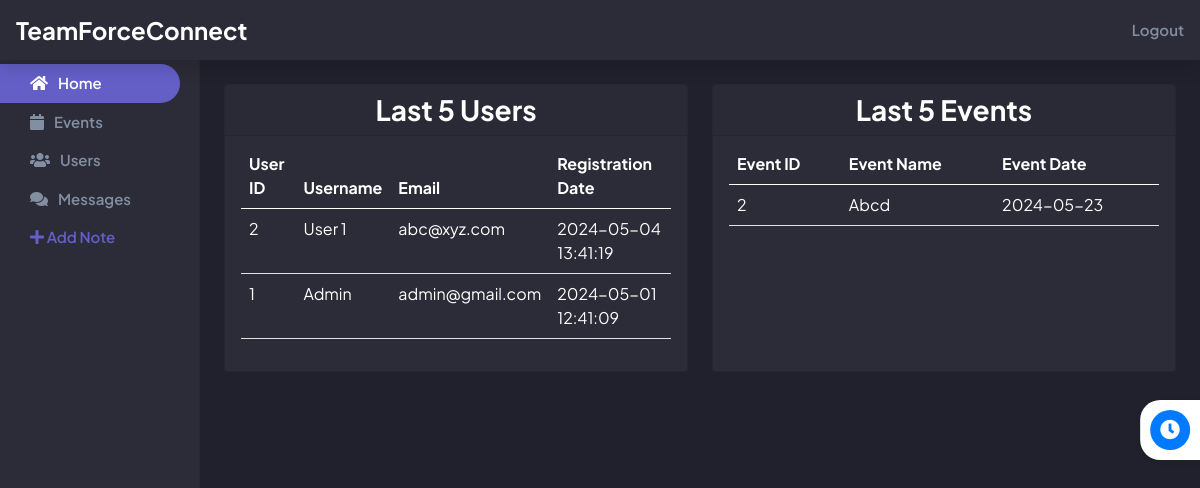
/index.php (signed in), run on the app's committed database.
### tables this page shows
CREATE TABLE `users` (
  `user_id` int NOT NULL,
  `name` varchar(100) NOT NULL,
  `email` varchar(100) NOT NULL,
  `password` varchar(100) NOT NULL,
  `role` varchar(5) NOT NULL DEFAULT 'user',
  `created_at` timestamp NULL DEFAULT CURRENT_TIMESTAMP
);

CREATE TABLE `events` (
  `event_id` int NOT NULL,
  `event_title` varchar(255) NOT NULL,
  `event_description` text,
  `event_date` date NOT NULL,
  `event_time` time NOT NULL,
  `created_at` timestamp NULL DEFAULT CURRENT_TIMESTAMP,
  `updated_at` timestamp NULL DEFAULT CURRENT_TIMESTAMP ON UPDATE CURRENT_TIMESTAMP
);

### functions.php (called while the page is built, shortened)
<?php
function isAdmin()
{
    return isset($_SESSION['role']) && $_SESSION['role'] == 'admin';
}
function getLastFiveUsers()
{
    global $conn;
    $query = "SELECT * FROM users ORDER BY created_at DESC LIMIT 5";
    $result = $conn->query($query);
    $users = array();
    while ($row = $result->fetch_assoc()) {
        $users[] = $row;
    }
    return $users;
}
function getLastFiveEvents()
{
    global $conn;
    $query = "SELECT * FROM events ORDER BY event_id DESC LIMIT 5";
    $result = $conn->query($query);
    $events = array();
    while ($row = $result->fetch_assoc()) {
        $events[] = $row;
    }
    return $events;
}

### index.php (the view, shortened to what this page needs)
<?php
require_once './db_conn.php';
require './functions.php';
$page = 'home';
?>
<!doctype html>
<html lang="en">
    <head>
        <link rel="stylesheet" href="./assets/css/bootstrap.min.css">
        <link rel="stylesheet" href="./assets/fontawesome/css/all.css">
        <link rel="stylesheet" href="./assets/css/style.css?v=1">
    </head>
    <body>
        <?php include './header.php'; ?>
        <div class="container-fluid">
            <div class="row">
                <?php include './sidebar.php'; ?>
                <main class="col-md-9 ms-sm-auto col-lg-10 px-md-4 pt-4">
                    <div class="row">
                        <?php
                        if (isAdmin()) {
                            $last_five_users = getLastFiveUsers();
                            ?>
                            <div class="col-md-6 mb-5">
                                <div class="card h-100">
                                    <div class="card-header">
                                        <h3 class="fw-bold mb-0 text-center">Last 5 Users</h3>
                                    </div>
                                    <div class="card-body pt-2">
                                        <div class="table-responsive">
                                            <table class="table table-transparent text-white">
                                                <thead>
                                                    <tr>
                                                        <th>User ID</th>
                                                        <th>Username</th>
                                                        <th>Email</th>
                                                        <th>Registration Date</th>
                                                    </tr>
                                                </thead>
                                                <tbody>
                                                    <?php foreach ($last_five_users as $user): ?>
                                                        <tr>
                                                            <td><?php echo $user['user_id']; ?></td>
                                                            <td><?php echo $user['name']; ?></td>
                                                            <td><?php echo $user['email']; ?></td>
                                                            <td><?php echo $user['created_at']; ?></td>
                                                        </tr>
                                                    <?php endforeach; ?>
                                                </tbody>
                                            </table>
                                        </div>
                                    </div>
                                </div>
                            </div>
                            <?php
                        }
                        ?>
                        <?php
                        $last_five_events = getLastFiveEvents();
                        if (isAdmin()) {
                            ?>
                            <div class="col-md-6 mb-5">
                                <div class="card h-100">
                                    <div class="card-header">
                                        <h3 class="fw-bold text-center mb-0">Last 5 Events</h3>
                                    </div>
                                    <div class="card-body pt-2">
                                        <div class="table-responsive">
                                            <table class="table table-transparent text-white">
                                                <thead>
                                                    <tr>
                                                        <th>Event ID</th>
                                                        <th>Event Name</th>
                                                        <th>Event Date</th>
                                                    </tr>
                                                </thead>
                                                <tbody>
                                                    <?php foreach ($last_five_events as $event): ?>
                                                        <tr>
                                                            <td><?php echo $event['event_id']; ?></td>
                                                            <td><?php echo $event['event_title']; ?></td>
                                                            <td><?php echo $event['event_date']; ?></td>
                                                        </tr>
                                                    <?php endforeach; ?>
                                                </tbody>
                                            </table>
                                        </div>
                                    </div>
                                </div>
                            </div>
                            <?php
                        }
                        ?>
                    </div>
                </main>
            </div>
        </div>
        <div>
            <?php include './essentials.php'; ?>
        </div>
    </body>
</html>

### header.php (shortened to what this page needs)
<header class="navbar sticky-top bg-primary flex-md-nowrap p-0 shadow">
    <a class="navbar-brand col-md-3 col-lg-2 me-0 px-3 fw-bold text-white" href="./index.php">TeamForceConnect</a>
    <div class="navbar-nav flex-row gap-1 align-items-center">
        <div class="nav-item text-nowrap">
            <a class="nav-link px-3" href="./logout.php">Logout</a>
        </div>
    </div>
</header>

### sidebar.php (shortened to what this page needs)
<nav id="sidebarMenu" class="col-md-3 col-lg-2 d-md-block sidebar collapse">
    <div class="position-sticky pt-3">
        <ul class="nav flex-column">
            <li class="nav-item">
                <a board-order="<?php echo $board['board_order']; ?>"
                    class="nav-link <?php echo $active = ($page == 'home') ? 'active' : '' ?>" href="./index.php">
                    <i class="fa fa-home"></i>
                    <span>Home</span>
                </a>
            </li>
            <li class="nav-item">
                <a class="nav-link <?php echo $active = ($page == 'events') ? 'active' : '' ?>" href="./events.php">
                    <i class="fa fa-calendar"></i>
                    <span>Events</span>
                </a>
            </li>
            <?php
            if (isAdmin()) {
                ?>
                <li class="nav-item">
                    <a class="nav-link <?php echo $active = ($page == 'users') ? 'active' : '' ?>" href="./users.php">
                        <i class="fa fa-users"></i>
                        <span>Users</span>
                    </a>
                </li>
                <?php
            } ?>
            <li class="nav-item">
                <a class="nav-link <?php echo $active = ($page == 'messages') ? 'active' : '' ?>" href="./messages.php">
                    <i class="fa fa-comments"></i>
                    <span>Messages</span>
                </a>
            </li>
        </ul>
        <ul class="nav flex-column">
            <li class="nav-item">
                <a class="nav-link add-link" href="#" data-bs-toggle="modal" data-bs-target="#addNoteModal">
                    <span><i class="fa fa-plus"></i> Add Note</span>
                </a>
            </li>
        </ul>
    </div>
</nav>

### essentials.php (shortened to what this page needs)
<div class="position-fixed top-0 end-0 p-3 toast-container" style="z-index: 999999">
</div>
<div class="timer-container">
    <button class="timer-button" onclick="toggleTimer()">
        <i class="fas fa-clock timer-icon"></i>
    </button>
    <div class="timer-body">
    </div>
</div>

### assets/css/style.css (style rules this page uses)
* { scrollbar-width: thin !important; }
:root { --light-dark: #2b2c37; --dark: #20212C; --grey: #828FA3; --purple: #635FC7; --purple-hover: #a8a4ff; }
body { font-family: 'Plus Jakarta Sans', sans-serif; background-color: var(--dark); }
.sidebar { position: fixed; top: 0; bottom: 0; left: 0; z-index: 100; padding: 48px 0 0; box-shadow: inset -1px 0 0 rgba(0, 0, 0, .1); }
.sidebar .nav-link { font-weight: 500; color: #333; }
.sidebar .nav-link.active { color: #2470dc; }
.navbar-brand { padding-top: .75rem; padding-bottom: .75rem; font-size: 1.5rem; }
.navbar, .sidebar { background-color: var(--light-dark) !important; }
main { color: var(--grey); }
.nav-link { display: flex; align-items: center; gap: 10px; color: var(--grey) !important; font-size: 15px; font-weight: 600 !important; fill: var(--grey); padding-left: 30px; border-radius: 0 999px 999px 0; }
.nav-link.active { background-color: var(--purple); color: #fff !important; fill: #fff; }
.nav { padding-right: 20px; }
.nav-link i { font-size: 16px; }
.add-link, .add-link:hover { color: var(--purple) !important; fill: var(--purple) !important; background-color: transparent !important; }
.card, .modal-content { background-color: var(--light-dark); color: #fff; }
.timer-container { position: fixed; top: 50%; right: 0; transform: translateY(-50%); background-color: #fff; padding: 10px 0 10px 10px; border-radius: 20px 0 0 20px; box-shadow: 0px 2px 5px rgba(0, 0, 0, 0.1); z-index: 9999; width: fit-content !important; display: flex; align-items: center; transform: translateX(calc(100% - 60px)); transition: transform 0.5s ease-in-out; }
.timer-button { background-color: #007bff; color: #fff; border: none; border-radius: 50%; width: 40px; height: 40px; display: flex; align-items: center; justify-content: center; cursor: pointer; transition: background-color 0.3s ease-in-out; }
.timer-icon { font-size: 20px; }
.timer-body { padding: 0 10px; }
.timer-body { display: flex; flex-direction: column; align-items: center; justify-content: center; }

### data on the page
users: user_id "2", name "User 1", email "abc@xyz.com", created_at "2024-05-04 13:41:19"
users: user_id "1", name "Admin", email "admin@gmail.com", created_at "2024-05-01 12:41:09"
events: event_id "2", event_title "Abcd", event_date "2024-05-23"
